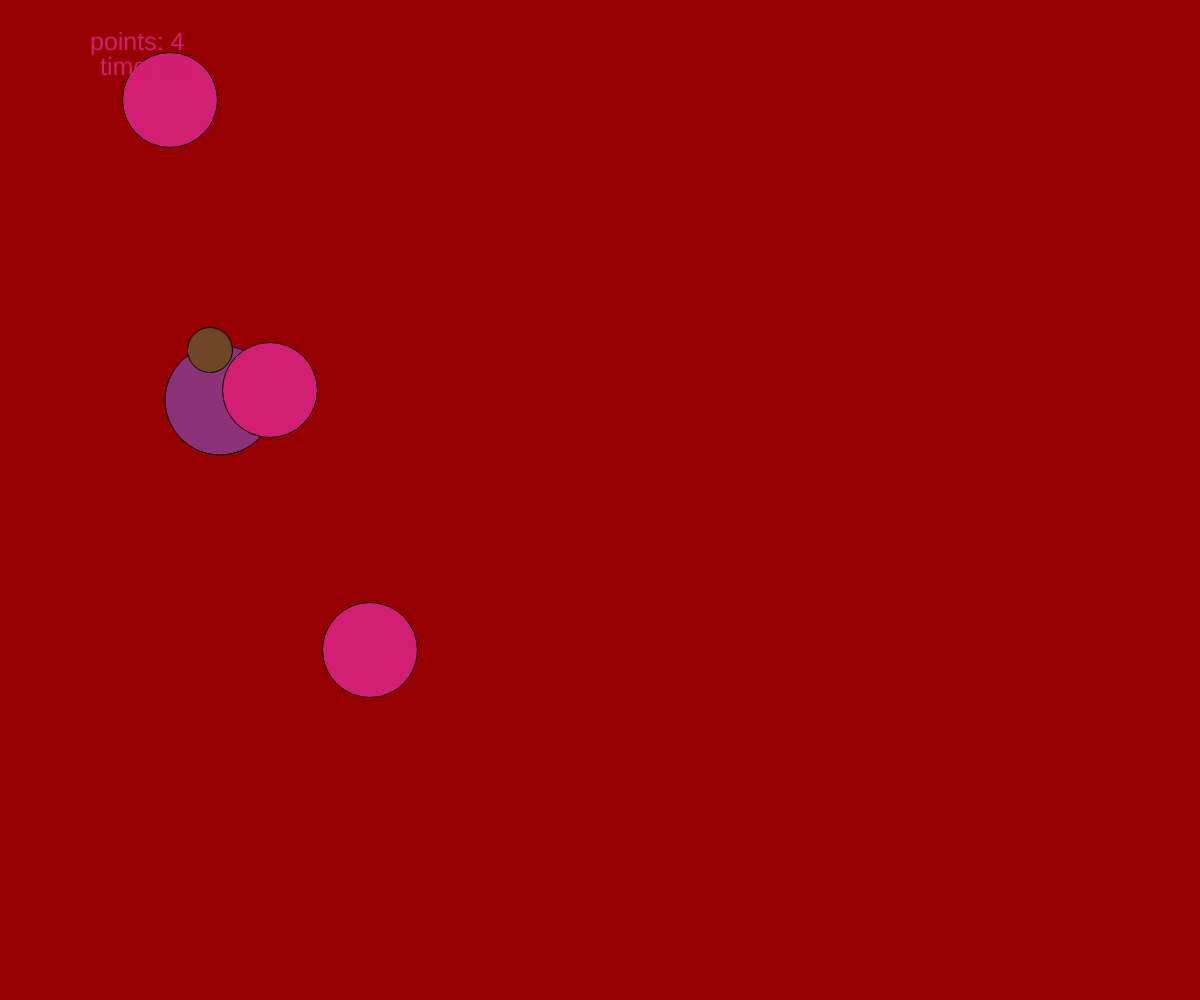
Frame 1 (no input)
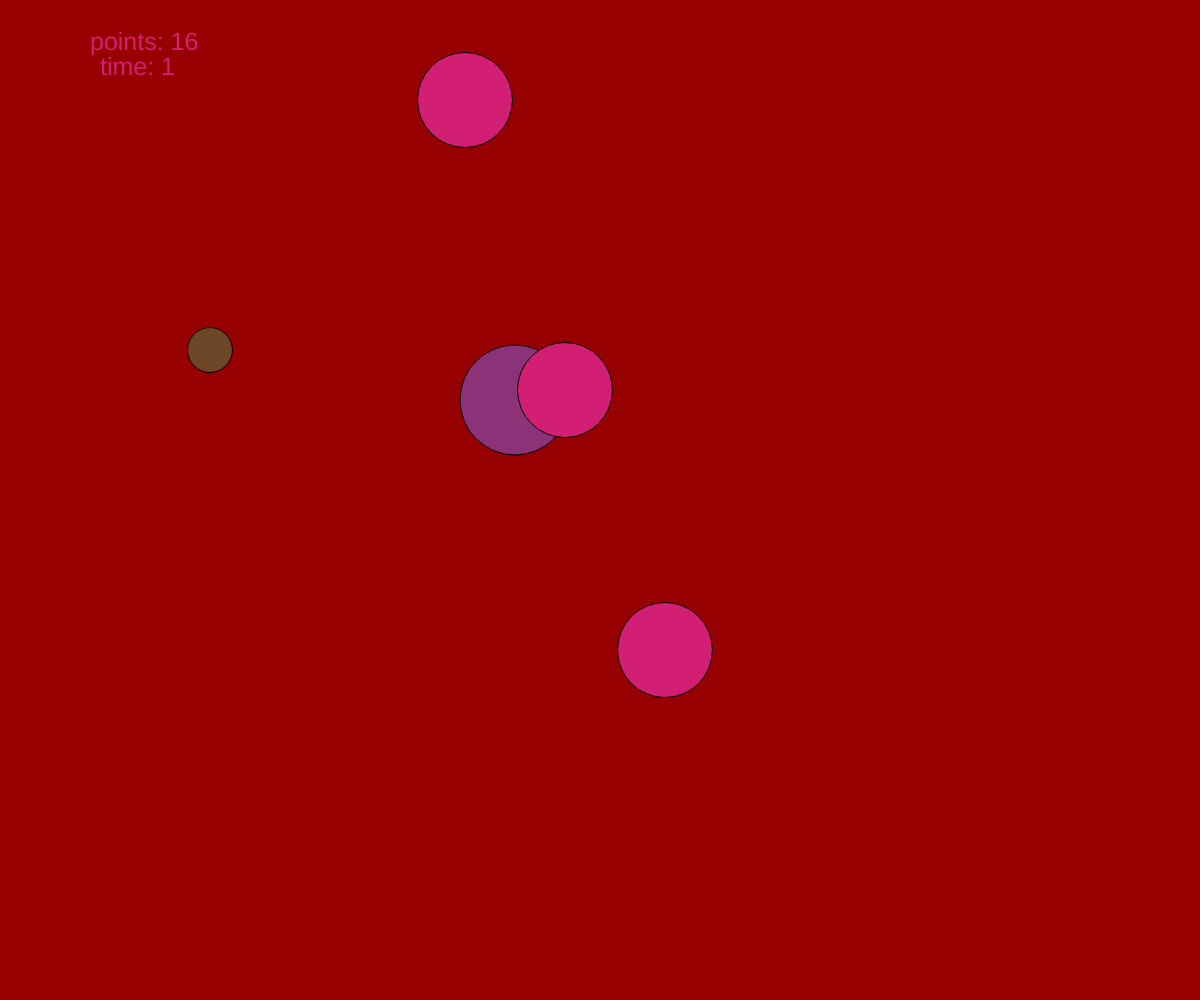
Frame 60 (no input)
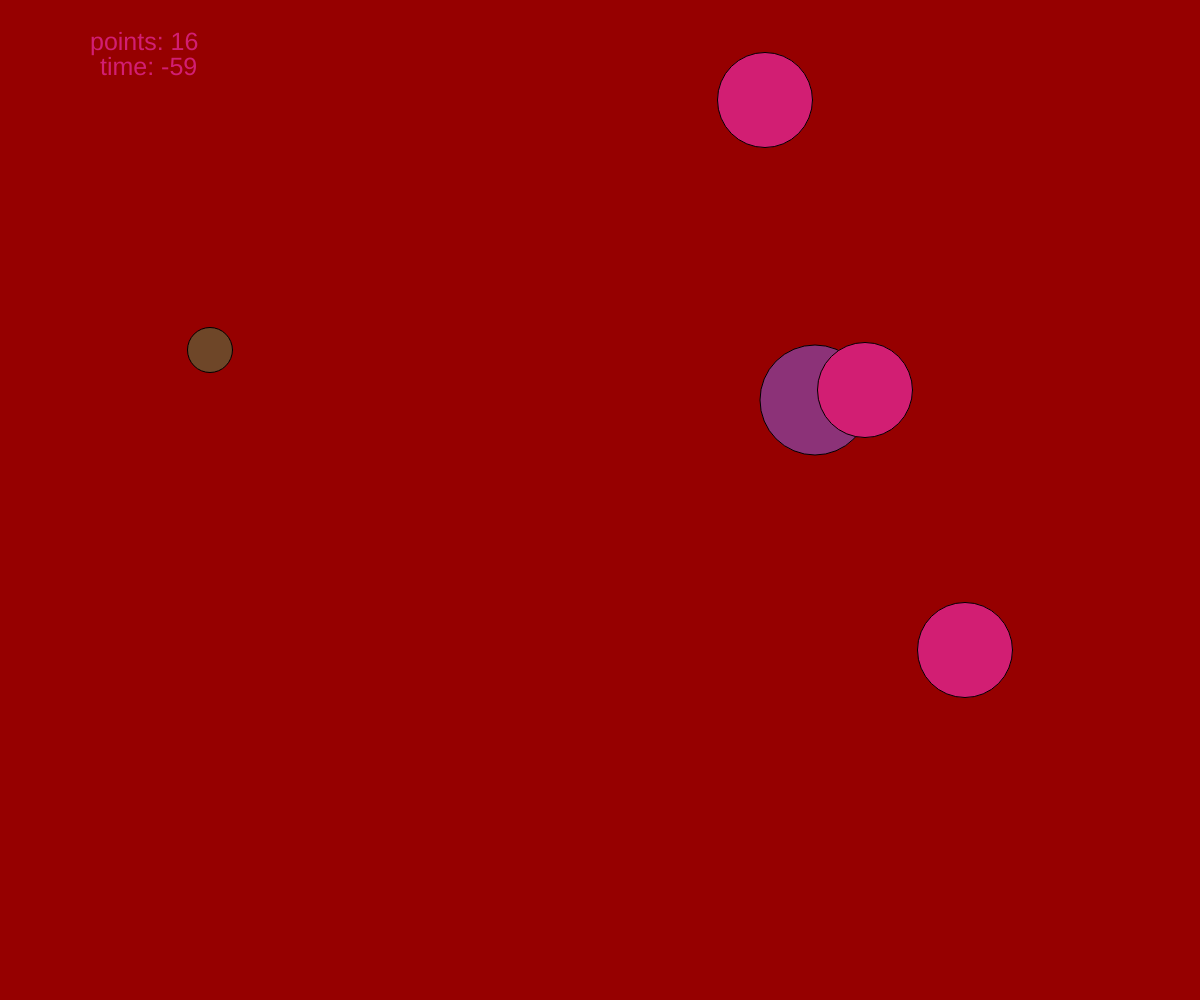
Frame 120 (the mouse pressed at the canvas centre since frame 60)

The p5.js sketch that drew these frames (run headless with seeded random() and noise() and a simulated clock; from frame 60 on, the mouse is pressed at the canvas centre):

// p5.js sketch
// ── sketch.js
let x = 220
let y = 400
let a = 210
let b = 350
let c = [170,270,370,470,250]
let d = [100,390,650,550,150]
let points = 5
let enemies = 3
let level = 1
let time = 60

function setup() {
  createCanvas(windowWidth, windowHeight, );
}

function draw() {
  background(150,0,0);
  fill(140,50,120)
  circle(x,y,110) //"good"
  x = x + 5
  if (x > width) {
    x = 0 
  }
  
  fill(110,70,40)
  circle(a,b,45)
  if (keyIsDown(LEFT_ARROW)) {
    a = a - 7
  }
  if (keyIsDown(RIGHT_ARROW)) {
    a = a + 7
  }
   if (keyIsDown(UP_ARROW)) {
    b = b - 7
  }
   if (keyIsDown(DOWN_ARROW)) {
    b = b + 7
  }
  
  
  

  fill(210,30,115)
  for (i=0; i<enemies; i=i+1) {
    circle(c[i],d[i],95)  //"bad"
    c[i] = c [i]+  5
    if (c[i] > width) {
      c[i] = 0 
    }

   if (dist( a, b,c[i],d[i]) < 35 + 95) {
      points = points - 1
    }
  }
  
  if (points > 100 && level == 1) {
      enemies = enemies + 1
      level = 2
  }
  
  if (points > 150 && level == 2) {
    enemies = enemies + 1
    level = 3
  }
  
  textSize(25)
text("points: " + points,90,50) 
  text ("time: " + time, 100, 75)
  time = time - 1
 if (dist( x, y,a, b) < 45 + 90) {
	points = points + 1
}
 
  textSize(25)


}
